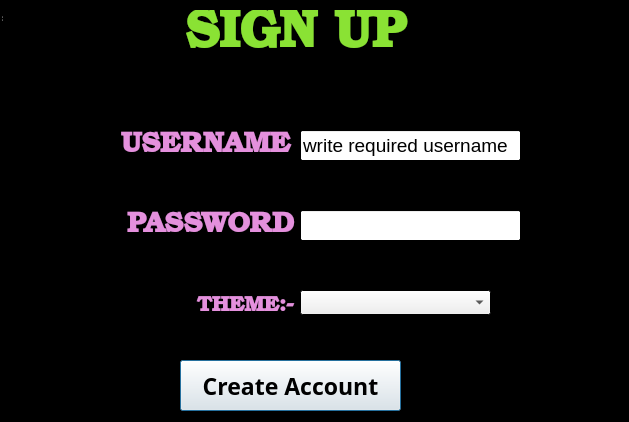
<?xml version="1.0" encoding="UTF-8"?>
<ui version="4.0">
 <class>sign_up</class>
 <widget class="QDialog" name="sign_up">
  <property name="geometry">
   <rect>
    <x>0</x>
    <y>0</y>
    <width>629</width>
    <height>422</height>
   </rect>
  </property>
  <property name="palette">
   <palette>
    <active>
     <colorrole role="Base">
      <brush brushstyle="SolidPattern">
       <color alpha="255">
        <red>255</red>
        <green>255</green>
        <blue>255</blue>
       </color>
      </brush>
     </colorrole>
     <colorrole role="Window">
      <brush brushstyle="SolidPattern">
       <color alpha="255">
        <red>0</red>
        <green>0</green>
        <blue>0</blue>
       </color>
      </brush>
     </colorrole>
    </active>
    <inactive>
     <colorrole role="Base">
      <brush brushstyle="SolidPattern">
       <color alpha="255">
        <red>255</red>
        <green>255</green>
        <blue>255</blue>
       </color>
      </brush>
     </colorrole>
     <colorrole role="Window">
      <brush brushstyle="SolidPattern">
       <color alpha="255">
        <red>0</red>
        <green>0</green>
        <blue>0</blue>
       </color>
      </brush>
     </colorrole>
    </inactive>
    <disabled>
     <colorrole role="Base">
      <brush brushstyle="SolidPattern">
       <color alpha="255">
        <red>0</red>
        <green>0</green>
        <blue>0</blue>
       </color>
      </brush>
     </colorrole>
     <colorrole role="Window">
      <brush brushstyle="SolidPattern">
       <color alpha="255">
        <red>0</red>
        <green>0</green>
        <blue>0</blue>
       </color>
      </brush>
     </colorrole>
    </disabled>
   </palette>
  </property>
  <property name="windowTitle">
   <string>SIGN UP</string>
  </property>
  <widget class="QWidget" name="centralwidget" native="true">
   <property name="geometry">
    <rect>
     <x>-10</x>
     <y>10</y>
     <width>651</width>
     <height>351</height>
    </rect>
   </property>
   <widget class="QLabel" name="label">
    <property name="geometry">
     <rect>
      <x>130</x>
      <y>0</y>
      <width>351</width>
      <height>51</height>
     </rect>
    </property>
    <property name="palette">
     <palette>
      <active>
       <colorrole role="WindowText">
        <brush brushstyle="SolidPattern">
         <color alpha="255">
          <red>138</red>
          <green>226</green>
          <blue>52</blue>
         </color>
        </brush>
       </colorrole>
      </active>
      <inactive>
       <colorrole role="WindowText">
        <brush brushstyle="SolidPattern">
         <color alpha="255">
          <red>138</red>
          <green>226</green>
          <blue>52</blue>
         </color>
        </brush>
       </colorrole>
      </inactive>
      <disabled>
       <colorrole role="WindowText">
        <brush brushstyle="SolidPattern">
         <color alpha="255">
          <red>190</red>
          <green>190</green>
          <blue>190</blue>
         </color>
        </brush>
       </colorrole>
      </disabled>
     </palette>
    </property>
    <property name="font">
     <font>
      <family>URW Bookman</family>
      <pointsize>38</pointsize>
      <weight>75</weight>
      <bold>true</bold>
     </font>
    </property>
    <property name="text">
     <string>SIGN UP</string>
    </property>
    <property name="alignment">
     <set>Qt::AlignCenter</set>
    </property>
   </widget>
   <widget class="QLabel" name="label_2">
    <property name="geometry">
     <rect>
      <x>120</x>
      <y>110</y>
      <width>191</width>
      <height>51</height>
     </rect>
    </property>
    <property name="palette">
     <palette>
      <active>
       <colorrole role="WindowText">
        <brush brushstyle="SolidPattern">
         <color alpha="255">
          <red>228</red>
          <green>144</green>
          <blue>221</blue>
         </color>
        </brush>
       </colorrole>
      </active>
      <inactive>
       <colorrole role="WindowText">
        <brush brushstyle="SolidPattern">
         <color alpha="255">
          <red>228</red>
          <green>144</green>
          <blue>221</blue>
         </color>
        </brush>
       </colorrole>
      </inactive>
      <disabled>
       <colorrole role="WindowText">
        <brush brushstyle="SolidPattern">
         <color alpha="255">
          <red>190</red>
          <green>190</green>
          <blue>190</blue>
         </color>
        </brush>
       </colorrole>
      </disabled>
     </palette>
    </property>
    <property name="font">
     <font>
      <family>URW Bookman</family>
      <pointsize>21</pointsize>
      <weight>75</weight>
      <bold>true</bold>
     </font>
    </property>
    <property name="text">
     <string>USERNAME</string>
    </property>
    <property name="alignment">
     <set>Qt::AlignCenter</set>
    </property>
   </widget>
   <widget class="QLabel" name="label_3">
    <property name="geometry">
     <rect>
      <x>130</x>
      <y>190</y>
      <width>181</width>
      <height>51</height>
     </rect>
    </property>
    <property name="palette">
     <palette>
      <active>
       <colorrole role="WindowText">
        <brush brushstyle="SolidPattern">
         <color alpha="255">
          <red>228</red>
          <green>144</green>
          <blue>221</blue>
         </color>
        </brush>
       </colorrole>
      </active>
      <inactive>
       <colorrole role="WindowText">
        <brush brushstyle="SolidPattern">
         <color alpha="255">
          <red>228</red>
          <green>144</green>
          <blue>221</blue>
         </color>
        </brush>
       </colorrole>
      </inactive>
      <disabled>
       <colorrole role="WindowText">
        <brush brushstyle="SolidPattern">
         <color alpha="255">
          <red>190</red>
          <green>190</green>
          <blue>190</blue>
         </color>
        </brush>
       </colorrole>
      </disabled>
     </palette>
    </property>
    <property name="font">
     <font>
      <family>URW Bookman</family>
      <pointsize>21</pointsize>
      <weight>75</weight>
      <bold>true</bold>
     </font>
    </property>
    <property name="text">
     <string>PASSWORD</string>
    </property>
    <property name="alignment">
     <set>Qt::AlignCenter</set>
    </property>
   </widget>
   <widget class="QLineEdit" name="usrname">
    <property name="geometry">
     <rect>
      <x>310</x>
      <y>120</y>
      <width>221</width>
      <height>31</height>
     </rect>
    </property>
    <property name="font">
     <font>
      <pointsize>14</pointsize>
     </font>
    </property>
    <property name="text">
     <string>write required username</string>
    </property>
   </widget>
   <widget class="QLineEdit" name="pwd">
    <property name="geometry">
     <rect>
      <x>310</x>
      <y>200</y>
      <width>221</width>
      <height>31</height>
     </rect>
    </property>
    <property name="font">
     <font>
      <pointsize>14</pointsize>
     </font>
    </property>
    <property name="styleSheet">
     <string notr="true"/>
    </property>
    <property name="inputMethodHints">
     <set>Qt::ImhHiddenText|Qt::ImhNoAutoUppercase|Qt::ImhNoPredictiveText|Qt::ImhSensitiveData</set>
    </property>
    <property name="inputMask">
     <string/>
    </property>
    <property name="text">
     <string/>
    </property>
    <property name="echoMode">
     <enum>QLineEdit::Password</enum>
    </property>
   </widget>
   <widget class="QComboBox" name="comboBox">
    <property name="geometry">
     <rect>
      <x>310</x>
      <y>280</y>
      <width>191</width>
      <height>25</height>
     </rect>
    </property>
    <property name="font">
     <font>
      <family>Yrsa</family>
      <pointsize>12</pointsize>
      <weight>75</weight>
      <bold>true</bold>
     </font>
    </property>
    <property name="currentText">
     <string/>
    </property>
   </widget>
   <widget class="QLabel" name="label_4">
    <property name="geometry">
     <rect>
      <x>190</x>
      <y>280</y>
      <width>131</width>
      <height>31</height>
     </rect>
    </property>
    <property name="palette">
     <palette>
      <active>
       <colorrole role="WindowText">
        <brush brushstyle="SolidPattern">
         <color alpha="255">
          <red>228</red>
          <green>144</green>
          <blue>221</blue>
         </color>
        </brush>
       </colorrole>
      </active>
      <inactive>
       <colorrole role="WindowText">
        <brush brushstyle="SolidPattern">
         <color alpha="255">
          <red>228</red>
          <green>144</green>
          <blue>221</blue>
         </color>
        </brush>
       </colorrole>
      </inactive>
      <disabled>
       <colorrole role="WindowText">
        <brush brushstyle="SolidPattern">
         <color alpha="255">
          <red>190</red>
          <green>190</green>
          <blue>190</blue>
         </color>
        </brush>
       </colorrole>
      </disabled>
     </palette>
    </property>
    <property name="font">
     <font>
      <family>URW Bookman</family>
      <pointsize>16</pointsize>
      <weight>75</weight>
      <bold>true</bold>
     </font>
    </property>
    <property name="text">
     <string>THEME:-</string>
    </property>
    <property name="scaledContents">
     <bool>true</bool>
    </property>
    <property name="alignment">
     <set>Qt::AlignCenter</set>
    </property>
   </widget>
  </widget>
  <widget class="QStatusBar" name="statusbar">
   <property name="geometry">
    <rect>
     <x>0</x>
     <y>0</y>
     <width>3</width>
     <height>22</height>
    </rect>
   </property>
  </widget>
  <widget class="QPushButton" name="pushButton">
   <property name="geometry">
    <rect>
     <x>180</x>
     <y>360</y>
     <width>221</width>
     <height>51</height>
    </rect>
   </property>
   <property name="font">
    <font>
     <family>Ubuntu Condensed</family>
     <pointsize>17</pointsize>
     <weight>75</weight>
     <bold>true</bold>
    </font>
   </property>
   <property name="text">
    <string>Create Account</string>
   </property>
  </widget>
 </widget>
 <resources/>
 <connections/>
</ui>
